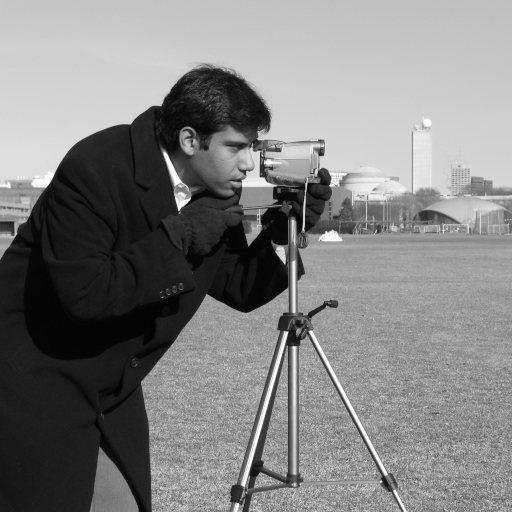
#> input picture skimage.data.camera(), 512 x 512 px
$ python hough.py
#> lines starting #> are read from the running program, lines starting #| are printed output that depends on the picture; after the words box and inside, x2 and y2 are one past the last pixel; in counts of white or black regions, pixels touching at a corner belong together
import numpy as np

from skimage.transform import (hough_line, hough_line_peaks,
                               probabilistic_hough_line)
from skimage.feature import canny
from skimage import data

import matplotlib.pyplot as plt
from matplotlib import cm

from image_lib import load_img, show_img


# Constructing test image
image = np.zeros((100, 100))
idx = np.arange(25, 75)
image[idx[::-1], idx] = 255
image[idx, idx] = 255

# Classic straight-line Hough transform
h, theta, d = hough_line(image)

# Generating figure 1
fig, axes = plt.subplots(1, 3, figsize=(15, 6))
ax = axes.ravel()

ax[0].imshow(image, cmap=cm.gray)
ax[0].set_title('Input image')
ax[0].set_axis_off()

ax[1].imshow(np.log(1 + h),
             extent=[np.rad2deg(theta[-1]), np.rad2deg(theta[0]), d[-1], d[0]],
             cmap=cm.gray, aspect=1/1.5)
ax[1].set_title('Hough transform')
ax[1].set_xlabel('Angles (degrees)')
ax[1].set_ylabel('Distance (pixels)')
ax[1].axis('image')

ax[2].imshow(image, cmap=cm.gray)
for _, angle, dist in zip(*hough_line_peaks(h, theta, d)):
    y0 = (dist - 0 * np.cos(angle)) / np.sin(angle)
    y1 = (dist - image.shape[1] * np.cos(angle)) / np.sin(angle)
    ax[2].plot((0, image.shape[1]), (y0, y1), '-r')
ax[2].set_xlim((0, image.shape[1]))
ax[2].set_ylim((image.shape[0], 0))
ax[2].set_axis_off()
ax[2].set_title('Detected lines')

plt.tight_layout()
plt.show()
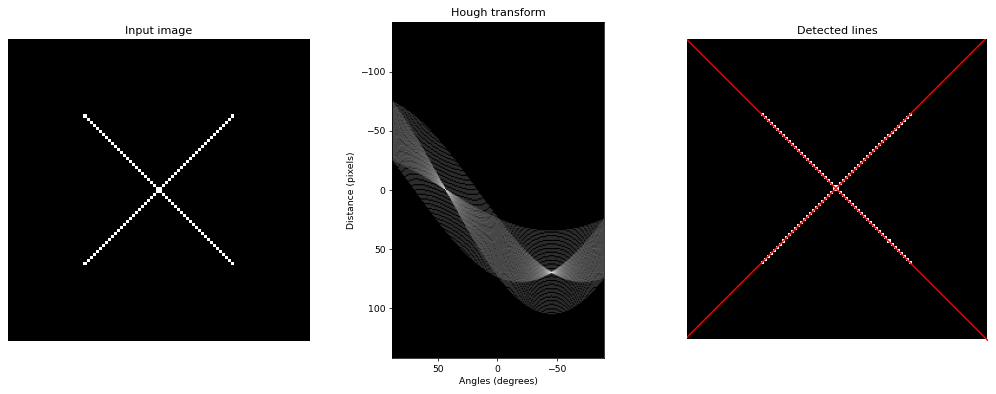
#> figure drawn by matplotlib, 3 panels

# Line finding using the Probabilistic Hough Transform
image = data.camera()
#> image is the input picture: shape (512, 512); min 0, max 255, mean 129.1
edges = canny(image, 2, 1, 25)
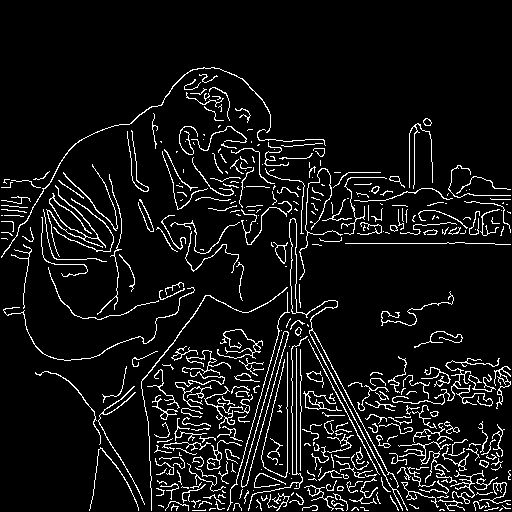
#> edges: shape (512, 512) bool; 7.6% white in thin lines or dots, all inside (x1, y1, x2, y2) = (1, 67, 511, 511)
lines = probabilistic_hough_line(edges, threshold=10, line_length=5,
                                 line_gap=3)
#> lines = 1669 items

# Generating figure 2
fig, axes = plt.subplots(1, 3, figsize=(15, 5), sharex=True, sharey=True)
ax = axes.ravel()

ax[0].imshow(image, cmap=cm.gray)
ax[0].set_title('Input image')

ax[1].imshow(edges, cmap=cm.gray)
ax[1].set_title('Canny edges')

ax[2].imshow(edges * 0)
for line in lines:
    p0, p1 = line
    ax[2].plot((p0[0], p1[0]), (p0[1], p1[1]))
#> this loop made 1669 passes
#> (p0, p1) on passes 1 to 3: ((390, 486), (318, 350)), ((399, 426), (391, 423)), ((235, 195), (229, 185))
ax[2].set_xlim((0, image.shape[1]))
ax[2].set_ylim((image.shape[0], 0))
ax[2].set_title('Probabilistic Hough')

for a in ax:
    a.set_axis_off()

plt.tight_layout()
plt.show()
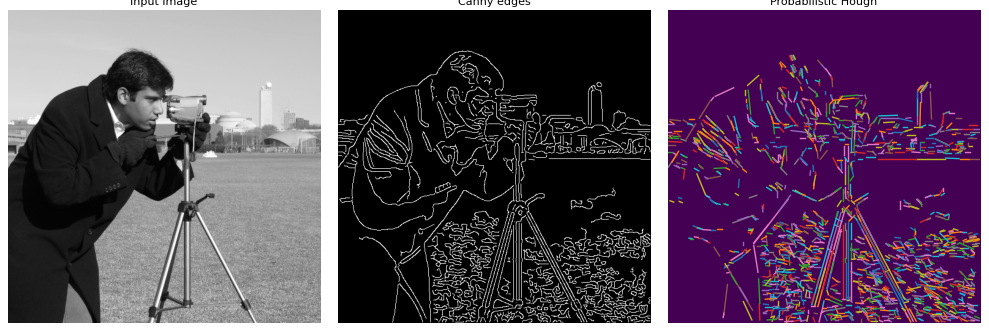
#> figure drawn by matplotlib, 3 panels
